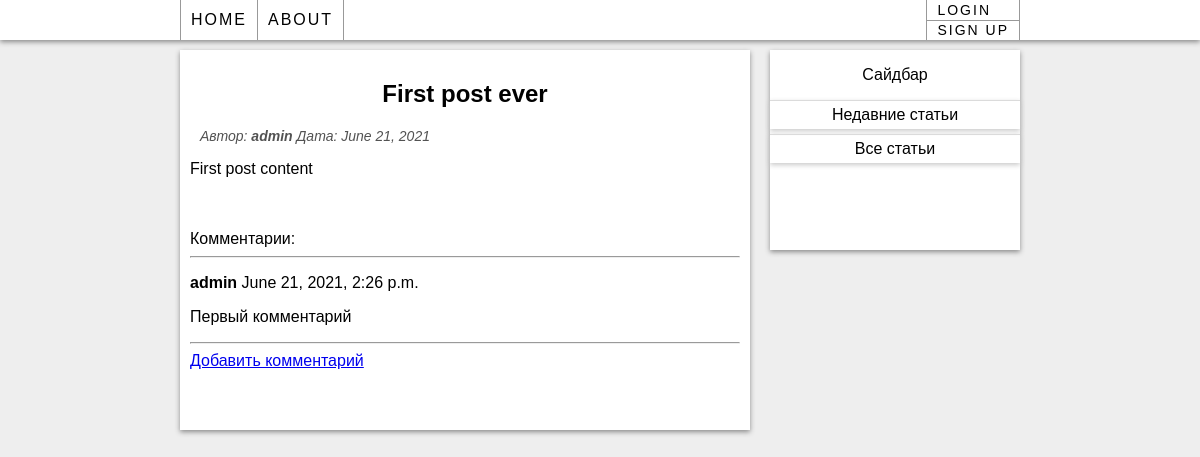
The app's page /post/1/ with its own data.
### blog/models.py (models this page shows, shortened)
class Post(models.Model):
    author = models.ForeignKey(User, on_delete=models.CASCADE)
    title = models.CharField(max_length=100)
    content = models.TextField()
    date = models.DateTimeField(default=timezone.now)

class Comments(models.Model):
    post = models.ForeignKey(Post,related_name='comments', on_delete=models.CASCADE)
    author = models.ForeignKey(User, on_delete=models.CASCADE)
    date = models.DateTimeField(default=timezone.now)
    text = models.TextField()

### blog/views.py (the view)
# urls.py: path('post/<int:pk>/', PostDetailView.as_view(), name = 'post-detail'),
class PostDetailView(DetailView):
    model = Post

### blog/templates/blog/post_detail.html (shortened to what this page needs)
{% extends "blog/base.html" %}
{% block content %}
    <article class="post-page">
        <h2 class="post-page__title">{{ object.title }}</h2>
        <p class="post-page__info">
            Автор: <strong>{{ object.author}}</strong>
            Дата: {{object.date | date:"F d, Y"}}
        </p>
        <p class="post-page__content" >{{ object.content }}</p>
        <div>
            <br><br>
            Комментарии:
            <hr>
            {% if not object.comments.all %}
                Нет комментариев
            {% else %}
                {% for comment in object.comments.all %}
                <div>
                    <p><strong>{{comment.author}}</strong> {{comment.date}}</p>
                    <p>{{comment.text}}</p>
                    <hr>
                </div>
                {% endfor %}
            {% endif %}
            <a href="{% url 'add-comment' object.pk%}"> Добавить комментарий</a>
        </div>
    </article>
{% endblock content %}

### blog/static/blog/main.css (style rules this page uses)
body { margin: 0; font-family: 'Montserrat', sans-serif; background-color: rgb(238, 238, 238); }
.post-page { padding: 10px; box-sizing: border-box; width: 100%; box-shadow: 0px 2px 5px 0px rgb(139, 139, 139); background-color: white; margin-bottom: 20px; padding-bottom: 60px; }
.post-page__title { text-align: center; }
.post-page__info { margin-left: 10px; font-size: 14px; font-style: italic; color: rgb(82, 82, 82); }

### records on screen
Post: title "First post ever", author "admin", date "June 21, 2021", content "First post content"
Comments: author "admin", date "June 21, 2021, 2:26 p.m.", text "Первый комментарий"
